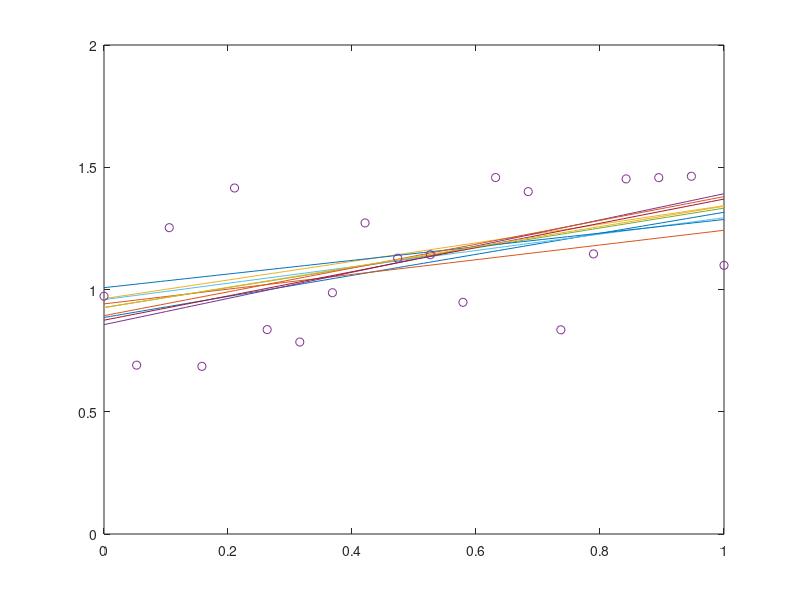
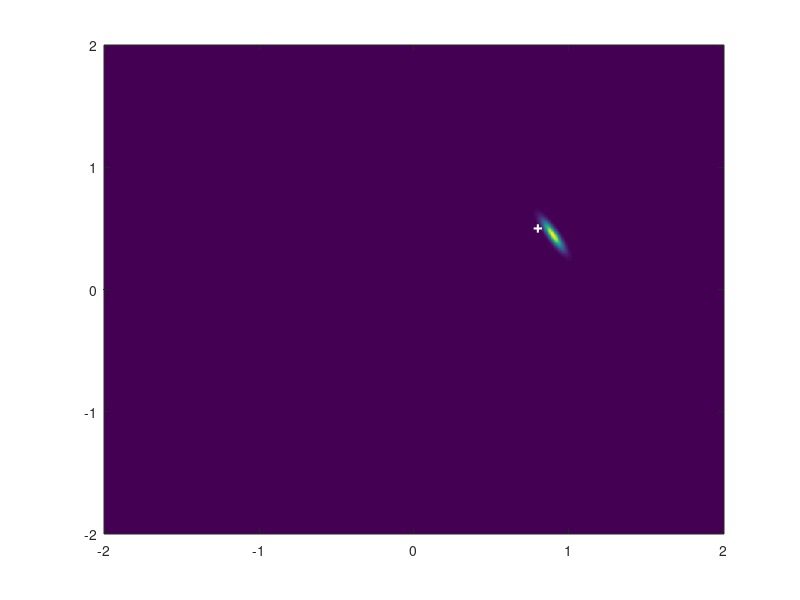

MATLAB code for these plots, in order:
clear; close all;
%% dataset
ns = 20; 
x = linspace(0,1,ns)';
%y = @(x) sin(2*pi*x);
w2 = 0.5; w1 = 0.8;
y = @(x) w2*x + w1;
e = .2*randn(size(x));
t = y(x) + e;

%% prior
M = 2;
MuPrior = zeros(1,M)'; SigmaPrior = eye(M); beta = 100;

phi = @(x)(bsxfun(@power,x,0:M-1)); % Phi function
phix = phi(x); % design matrix
f1 = figure('Position',[0 100 500 400]); f2 = figure('Position',[501 100 500 400]);
%f3 = figure;


for i=1:length(t)
    if i == 1
        x1 = -2:.005:2; x2 = x1;
        [X1,X2] = meshgrid(x1,x2);
        F = mvnpdf([X1(:) X2(:)],MuPrior',inv(SigmaPrior));
        F = reshape(F,length(x2),length(x1));
        figure(f2); clf; imagesc(x1,x2,F);set(gca,'YDir','normal'); hold on; plot(w1,w2,'w+','LineWidth',1.5); 
    end
    
    SigmaPost = SigmaPrior + beta*(phix(1:i,:)'*phix(1:i,:));
    MuPost = SigmaPost\(SigmaPrior\MuPrior + beta*phix(1:i,:)'*t(1:i));
    MuPrior = MuPost;

    W = mvnrnd(MuPost',inv(SigmaPost),10);
    
    xx = linspace(0,1,100);
    yt = W(:,2)*xx + W(:,1);
    figure(f1); clf;
    plot(xx,yt); hold on; plot(x(1:i),t(1:i),'o'); xlim([0 1]); ylim([0 2]);pause(0.5);
    
    F = mvnpdf([X1(:) X2(:)],MuPost',inv(SigmaPost));
    F = reshape(F,length(x2),length(x1));
    figure(f2); clf; imagesc(x1,x2,F);set(gca,'YDir','normal'); hold on; plot(w1,w2,'w+','LineWidth',1.5);
    %figure(f3); imagesc(phix'*phix);
end